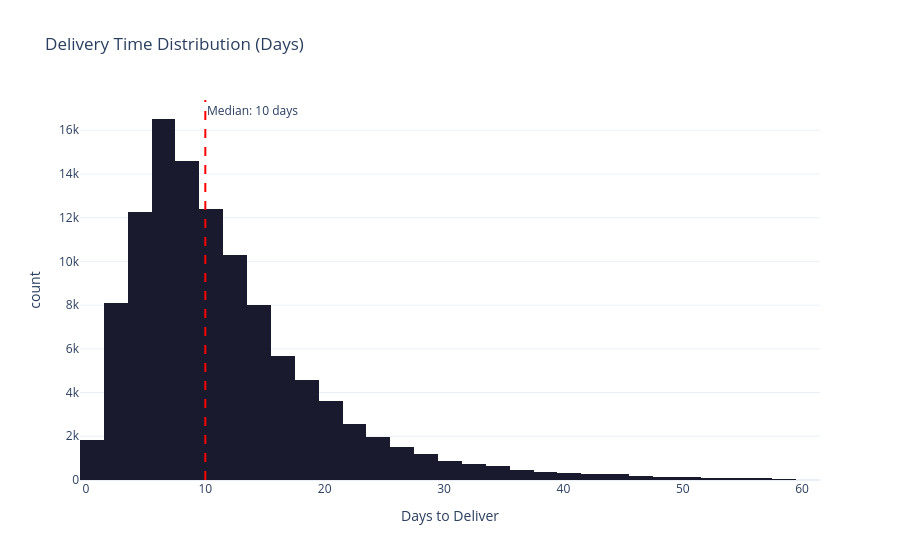

The notebook cell this image was saved under:
### Code cell
fig = px.histogram(
    df[df['delivery_days'].between(0, 60)],
    x='delivery_days', nbins=60,
    title='Delivery Time Distribution (Days)',
    labels={'delivery_days': 'Days to Deliver', 'count': 'Number of Orders'},
    color_discrete_sequence=['#1a1a2e']
)
fig.add_vline(x=df['delivery_days'].median(), line_dash='dash', line_color='red',
    annotation_text=f"Median: {df['delivery_days'].median():.0f} days", annotation_position='top right')
fig.update_layout(template='plotly_white')
fig.show()
fig.write_html('../outputs/05_delivery_distribution.html')

### Figure 1 — Plotly figure (JSON) as saved in the notebook; plotly's stock layout.template omitted (floating-point values rounded to 4 significant figures; data arrays with more than 128 entries replaced by an {"elided": "..."} marker saying what was removed)
{"data": [{"bingroup": "x", "hovertemplate": "Days to Deliver=%{x}<br>count=%{y}<extra></extra>", "legendgroup": "", "marker": {"color": "#1a1a2e", "pattern": {"shape": ""}}, "name": "", "nbinsx": 60, "orientation": "v", "showlegend": false, "type": "histogram", "x": {"elided": "109878 float values"}, "xaxis": "x", "yaxis": "y"}], "layout": {"annotations": [{"showarrow": false, "text": "Median: 10 days", "x": 10, "xanchor": "left", "xref": "x", "y": 1, "yanchor": "top", "yref": "y domain"}], "barmode": "relative", "legend": {"tracegroupgap": 0}, "shapes": [{"line": {"color": "red", "dash": "dash"}, "type": "line", "x0": 10, "x1": 10, "xref": "x", "y0": 0, "y1": 1, "yref": "y domain"}], "title": {"text": "Delivery Time Distribution (Days)"}, "xaxis": {"anchor": "y", "domain": [0, 1], "title": {"text": "Days to Deliver"}}, "yaxis": {"anchor": "x", "domain": [0, 1], "title": {"text": "count"}}}}
